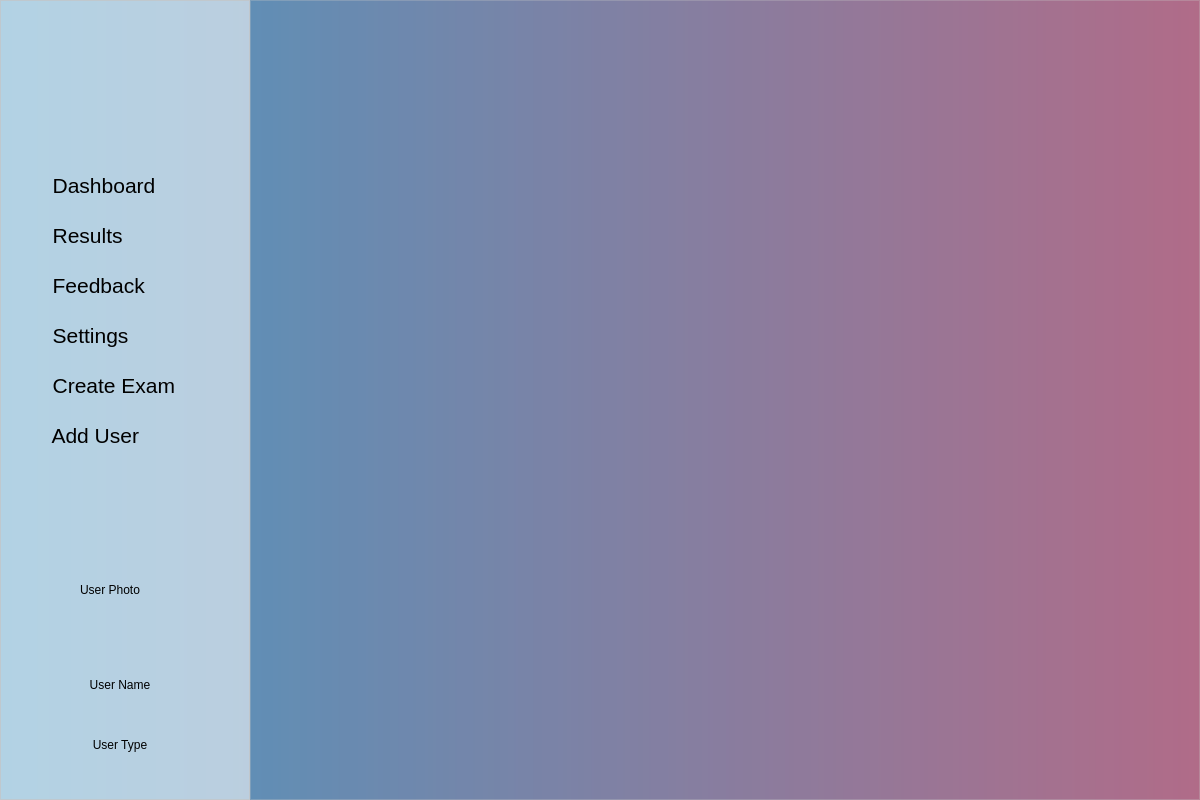
<?xml version="1.0" encoding="UTF-8"?>
<ui version="4.0">
 <class>MainWindow</class>
 <widget class="QMainWindow" name="MainWindow">
  <property name="geometry">
   <rect>
    <x>0</x>
    <y>0</y>
    <width>1200</width>
    <height>800</height>
   </rect>
  </property>
  <property name="windowTitle">
   <string>MainWindow</string>
  </property>
  <property name="styleSheet">
   <string notr="true">QMainWindow{
border:none;}</string>
  </property>
  <widget class="QWidget" name="centralwidget">
   <property name="styleSheet">
    <string notr="true">#centralwidget{
background: qlineargradient( x1:0 y1:0, x2:1 y2:0, stop:0 #006BA6, stop:1 #8f2d56);}</string>
   </property>
   <widget class="QLabel" name="blurlbl">
    <property name="geometry">
     <rect>
      <x>0</x>
      <y>0</y>
      <width>1200</width>
      <height>800</height>
     </rect>
    </property>
    <property name="pixmap">
     <pixmap>img/login3.png</pixmap>
    </property>
    <property name="scaledContents">
     <bool>true</bool>
    </property>
   </widget>
   <widget class="QFrame" name="sidemenu">
    <property name="geometry">
     <rect>
      <x>0</x>
      <y>0</y>
      <width>250</width>
      <height>800</height>
     </rect>
    </property>
    <property name="styleSheet">
     <string notr="true">#sidemenu{
background: rgba(255,255,255,0.7);}</string>
    </property>
    <property name="frameShape">
     <enum>QFrame::StyledPanel</enum>
    </property>
    <property name="frameShadow">
     <enum>QFrame::Raised</enum>
    </property>
    <widget class="QPushButton" name="dashboardbtn">
     <property name="geometry">
      <rect>
       <x>20</x>
       <y>160</y>
       <width>200</width>
       <height>51</height>
      </rect>
     </property>
     <property name="font">
      <font>
       <pointsize>16</pointsize>
      </font>
     </property>
     <property name="layoutDirection">
      <enum>Qt::LeftToRight</enum>
     </property>
     <property name="styleSheet">
      <string notr="true">#dashboardbtn{
text-align:left;
padding-left:20px;}</string>
     </property>
     <property name="text">
      <string>  Dashboard</string>
     </property>
     <property name="icon">
      <iconset>
       <normaloff>img/dashboard-black.png</normaloff>img/dashboard-black.png</iconset>
     </property>
     <property name="iconSize">
      <size>
       <width>20</width>
       <height>20</height>
      </size>
     </property>
     <property name="default">
      <bool>false</bool>
     </property>
     <property name="flat">
      <bool>true</bool>
     </property>
    </widget>
    <widget class="QPushButton" name="resultsbtn">
     <property name="geometry">
      <rect>
       <x>20</x>
       <y>210</y>
       <width>200</width>
       <height>51</height>
      </rect>
     </property>
     <property name="font">
      <font>
       <pointsize>16</pointsize>
      </font>
     </property>
     <property name="layoutDirection">
      <enum>Qt::LeftToRight</enum>
     </property>
     <property name="styleSheet">
      <string notr="true">#resultsbtn{
text-align:left;
padding-left:20px;}</string>
     </property>
     <property name="text">
      <string>  Results</string>
     </property>
     <property name="icon">
      <iconset>
       <normaloff>img/result-black.png</normaloff>img/result-black.png</iconset>
     </property>
     <property name="iconSize">
      <size>
       <width>20</width>
       <height>20</height>
      </size>
     </property>
     <property name="checkable">
      <bool>false</bool>
     </property>
     <property name="flat">
      <bool>true</bool>
     </property>
    </widget>
    <widget class="QPushButton" name="feedbackbtn">
     <property name="geometry">
      <rect>
       <x>20</x>
       <y>260</y>
       <width>200</width>
       <height>51</height>
      </rect>
     </property>
     <property name="font">
      <font>
       <pointsize>16</pointsize>
      </font>
     </property>
     <property name="layoutDirection">
      <enum>Qt::LeftToRight</enum>
     </property>
     <property name="styleSheet">
      <string notr="true">#feedbackbtn{
text-align:left;
padding-left:20px}</string>
     </property>
     <property name="text">
      <string>  Feedback</string>
     </property>
     <property name="icon">
      <iconset>
       <normaloff>img/feedback-black.png</normaloff>img/feedback-black.png</iconset>
     </property>
     <property name="iconSize">
      <size>
       <width>20</width>
       <height>20</height>
      </size>
     </property>
     <property name="flat">
      <bool>true</bool>
     </property>
    </widget>
    <widget class="QPushButton" name="settingsbtn">
     <property name="geometry">
      <rect>
       <x>20</x>
       <y>310</y>
       <width>200</width>
       <height>51</height>
      </rect>
     </property>
     <property name="font">
      <font>
       <pointsize>16</pointsize>
      </font>
     </property>
     <property name="layoutDirection">
      <enum>Qt::LeftToRight</enum>
     </property>
     <property name="styleSheet">
      <string notr="true">#settingsbtn{
text-align:left;
padding-left:20px;}</string>
     </property>
     <property name="text">
      <string>  Settings</string>
     </property>
     <property name="icon">
      <iconset>
       <normaloff>img/settings-black.png</normaloff>img/settings-black.png</iconset>
     </property>
     <property name="iconSize">
      <size>
       <width>20</width>
       <height>20</height>
      </size>
     </property>
     <property name="flat">
      <bool>true</bool>
     </property>
    </widget>
    <widget class="QPushButton" name="createexambtn">
     <property name="geometry">
      <rect>
       <x>20</x>
       <y>360</y>
       <width>200</width>
       <height>51</height>
      </rect>
     </property>
     <property name="font">
      <font>
       <pointsize>16</pointsize>
      </font>
     </property>
     <property name="layoutDirection">
      <enum>Qt::LeftToRight</enum>
     </property>
     <property name="styleSheet">
      <string notr="true">#createexambtn{
text-align:left;
padding-left:20px;}</string>
     </property>
     <property name="text">
      <string>  Create Exam</string>
     </property>
     <property name="icon">
      <iconset>
       <normaloff>img/exam-black.png</normaloff>img/exam-black.png</iconset>
     </property>
     <property name="iconSize">
      <size>
       <width>20</width>
       <height>20</height>
      </size>
     </property>
     <property name="flat">
      <bool>true</bool>
     </property>
    </widget>
    <widget class="QPushButton" name="adduserbtn">
     <property name="geometry">
      <rect>
       <x>20</x>
       <y>410</y>
       <width>200</width>
       <height>51</height>
      </rect>
     </property>
     <property name="font">
      <font>
       <pointsize>16</pointsize>
      </font>
     </property>
     <property name="layoutDirection">
      <enum>Qt::LeftToRight</enum>
     </property>
     <property name="styleSheet">
      <string notr="true">#adduserbtn{
text-align:left;
padding-left:20px;}
</string>
     </property>
     <property name="text">
      <string>  Add User</string>
     </property>
     <property name="icon">
      <iconset>
       <normaloff>img/adduser-black.png</normaloff>img/adduser-black.png</iconset>
     </property>
     <property name="iconSize">
      <size>
       <width>20</width>
       <height>20</height>
      </size>
     </property>
     <property name="flat">
      <bool>true</bool>
     </property>
    </widget>
    <widget class="QLabel" name="label">
     <property name="geometry">
      <rect>
       <x>40</x>
       <y>20</y>
       <width>161</width>
       <height>111</height>
      </rect>
     </property>
     <property name="text">
      <string/>
     </property>
     <property name="pixmap">
      <pixmap>img/logo-oles.png</pixmap>
     </property>
     <property name="scaledContents">
      <bool>true</bool>
     </property>
    </widget>
    <widget class="QLabel" name="userphoto">
     <property name="geometry">
      <rect>
       <x>80</x>
       <y>550</y>
       <width>80</width>
       <height>80</height>
      </rect>
     </property>
     <property name="text">
      <string>User Photo</string>
     </property>
    </widget>
    <widget class="QLabel" name="username">
     <property name="geometry">
      <rect>
       <x>20</x>
       <y>670</y>
       <width>200</width>
       <height>30</height>
      </rect>
     </property>
     <property name="text">
      <string>User Name</string>
     </property>
     <property name="alignment">
      <set>Qt::AlignCenter</set>
     </property>
    </widget>
    <widget class="QLabel" name="usertype">
     <property name="geometry">
      <rect>
       <x>20</x>
       <y>730</y>
       <width>200</width>
       <height>30</height>
      </rect>
     </property>
     <property name="text">
      <string>User Type</string>
     </property>
     <property name="alignment">
      <set>Qt::AlignCenter</set>
     </property>
    </widget>
   </widget>
   <widget class="QFrame" name="mainmenu">
    <property name="geometry">
     <rect>
      <x>250</x>
      <y>0</y>
      <width>950</width>
      <height>800</height>
     </rect>
    </property>
    <property name="styleSheet">
     <string notr="true">#mainmenu{
background: rgba(255,255,255,0.3);}</string>
    </property>
    <property name="frameShape">
     <enum>QFrame::StyledPanel</enum>
    </property>
    <property name="frameShadow">
     <enum>QFrame::Raised</enum>
    </property>
   </widget>
  </widget>
 </widget>
 <resources/>
 <connections/>
</ui>
